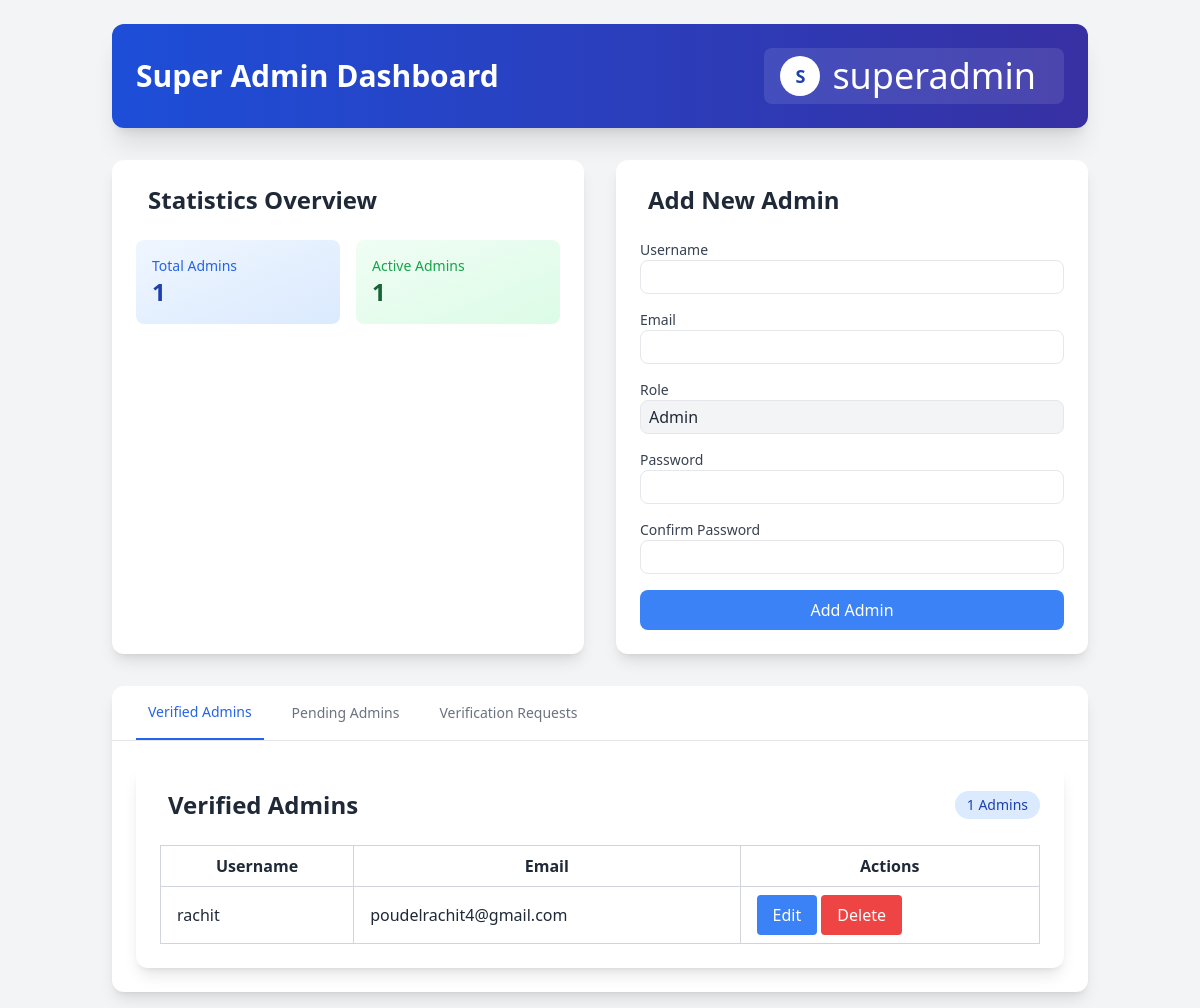
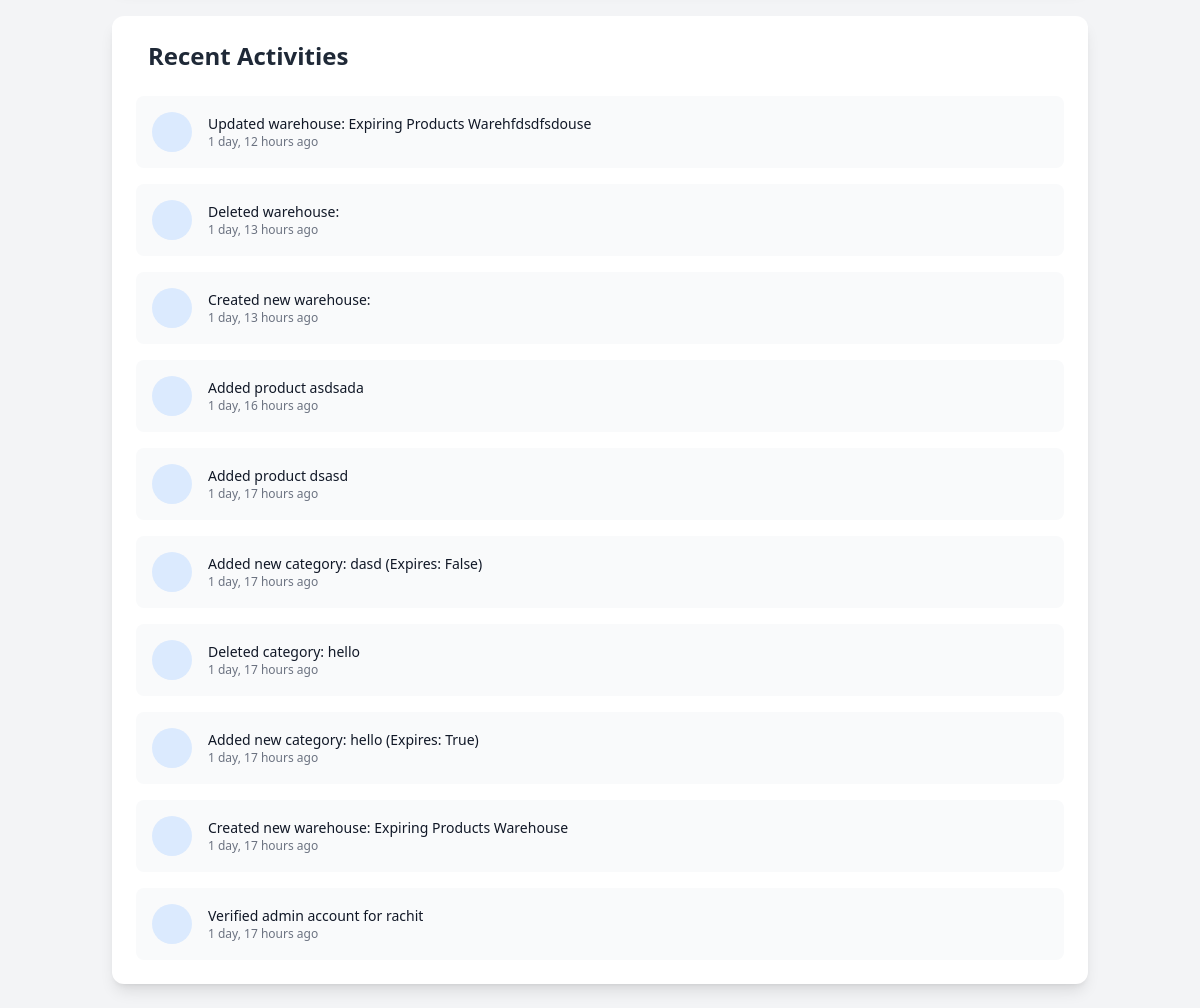
The page /super_admin_dashboard/ (signed in) on the database as committed earlier (2 pictures, top to bottom).
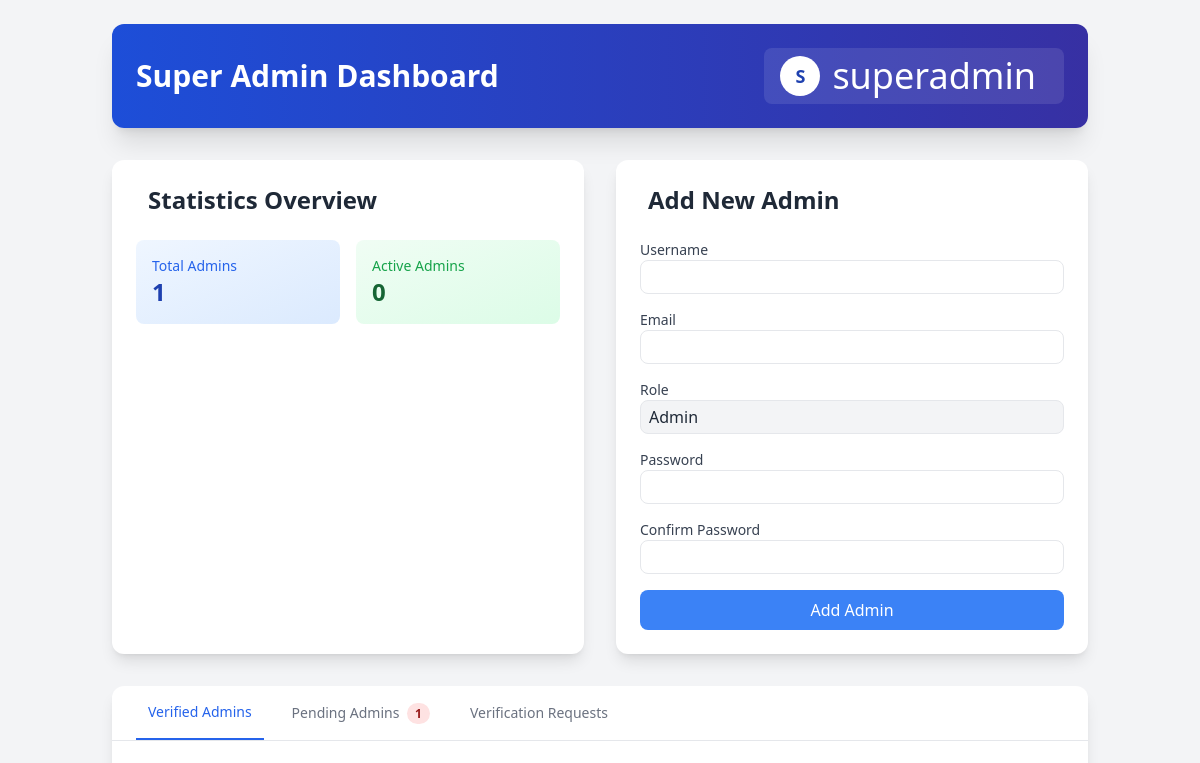
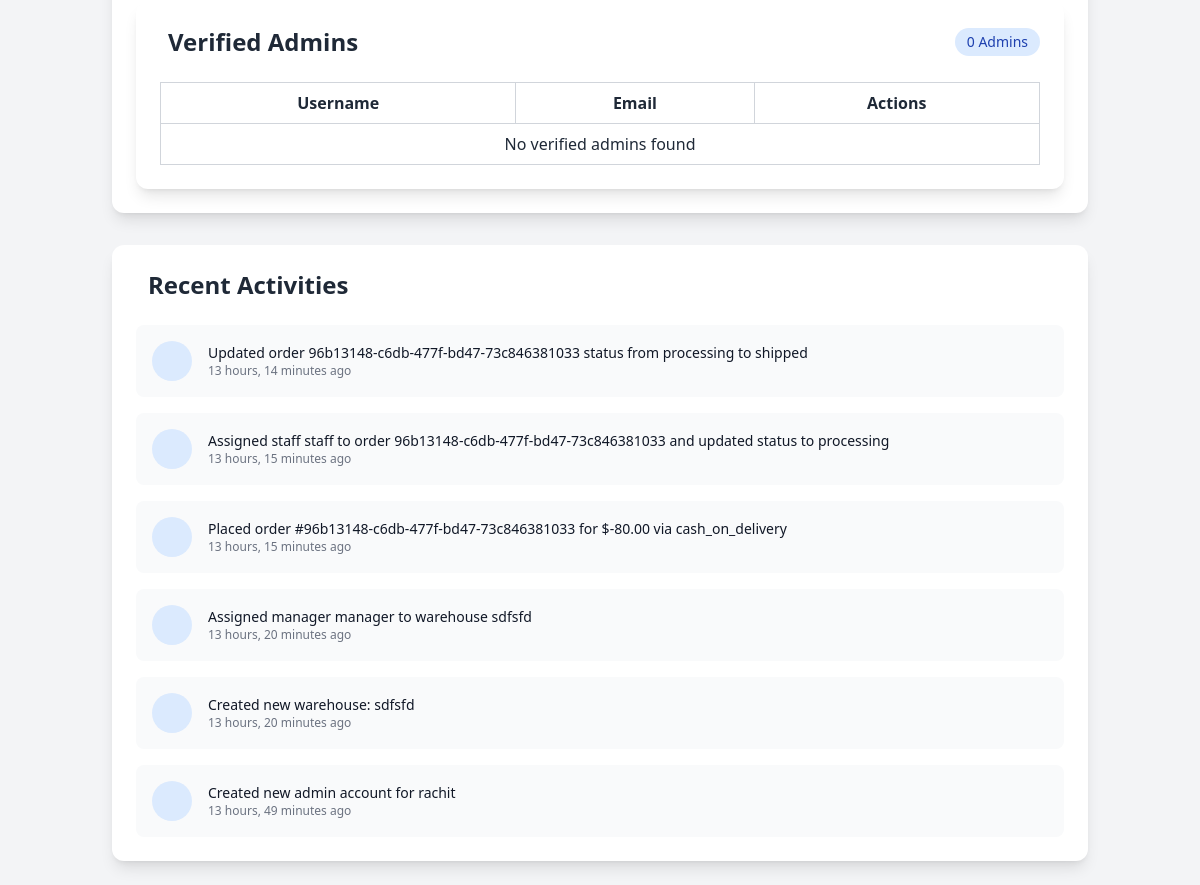
The same page on the database as committed later (2 pictures, top to bottom).
### user/models.py (models this page shows, shortened)
class CustomUser(AbstractUser):
    ROLE_CHOICES = [
        ('super_admin', 'Super Admin'),
        ('admin', 'Admin'),
        ('warehouse_manager', 'Warehouse Manager'),
        ('staff', 'Staff'),
        ('customer', 'Customer'),
    ]
    role = models.CharField(max_length=20, choices=ROLE_CHOICES, default='customer')
    email = models.EmailField(unique=True, blank=False, null=False)
    is_email_verified = models.BooleanField(default=False)
    verification_token = models.CharField(max_length=100, blank=True, null=True)
    warehouse = models.ForeignKey(Warehouse, on_delete=models.SET_NULL, null=True, blank=True, related_name='employees')
    is_approved = models.BooleanField(default=False)
    is_verified = models.BooleanField(default=False)
    is_staff = models.BooleanField(default=False)
    created_by = models.ForeignKey('self', on_delete=models.SET_NULL, null=True, blank=True, related_name='created_users')
    reset_password_token = models.CharField(max_length=32, null=True, blank=True)
    reset_password_expires = models.DateTimeField(null=True, blank=True)

class ActivityLog(models.Model):
    admin = models.ForeignKey(CustomUser, on_delete=models.CASCADE, related_name='activities')
    action = models.CharField(max_length=255)
    timestamp = models.DateTimeField(auto_now_add=True)

### user/views.py (the view)
# urls.py: path('super_admin_dashboard/', views.super_admin_dashboard, name='super_admin_dashboard'),  # Super Admin dashboard
@login_required
def super_admin_dashboard(request):
    if request.user.role != 'super_admin':
        return HttpResponseForbidden("You are not authorized to view this page")
    admins = CustomUser.objects.filter(role='admin')
    verified_admins = admins.filter(is_verified=True)
    pending_admins = admins.filter(is_approved=False, is_verified=False)
    verification_requests = admins.filter(is_approved=True, is_verified=False)
    recent_activities = ActivityLog.objects.order_by('-timestamp')[:10]
    context = {
        'admins': admins,
        'verified_admins': verified_admins,
        'pending_admins': pending_admins,
        'verification_requests': verification_requests,
        'recent_activities': recent_activities,
        'user_form': CustomUserCreationForm()
    }
    return render(request, 'super_admin_dashboard.html', context)

### user/forms.py (shortened to what this page needs)
class CustomUserCreationForm(UserCreationForm):
    email = forms.EmailField(required=True)
    role = forms.ChoiceField(choices=CustomUser.ROLE_CHOICES, initial='customer', widget=forms.HiddenInput())
    class Meta:
        model = CustomUser
        fields = ('username', 'email', 'password1', 'password2', 'role')

### templates/super_admin_dashboard.html (shortened to what this page needs)
{% extends "base_superadmin.html" %}
{% block header %}
<div class="bg-gradient-to-r from-blue-700 to-indigo-800 p-6 rounded-xl shadow-xl mb-8">
    <div class="flex justify-between items-center">
        <h1 class="text-3xl font-extrabold text-white">Super Admin Dashboard</h1>
        <div class="relative">
            <button onclick="toggleProfileMenu()"
                    class="flex items-center space-x-3 bg-white/10 rounded-lg px-4 py-2 hover:bg-white/20 transition duration-200">
                <div class="w-10 h-10 rounded-full bg-white flex items-center justify-center">
                    <span class="text-blue-800 text-lg font-bold">{{ request.user.username|first|upper }}</span>
                </div>
                <span class="text-white font-medium">{{ request.user.username }}</span>
            </button>
        </div>
    </div>
</div>
{% endblock %}
{% block content %}
<div class="grid grid-cols-1 md:grid-cols-2 gap-8">
    <div class="bg-white rounded-xl shadow-lg p-6 hover:shadow-xl transition-shadow">
        <div class="flex items-center justify-between mb-6">
            <h2 class="text-2xl font-bold text-gray-800 flex items-center">
                Statistics Overview
            </h2>
        </div>
        <div class="grid grid-cols-2 gap-4">
            <div class="bg-gradient-to-br from-blue-50 to-blue-100 p-4 rounded-lg">
                <p class="text-sm text-blue-600 font-medium">Total Admins</p>
                <p class="text-2xl font-bold text-blue-800">{{ admins|length }}</p>
            </div>
            <div class="bg-gradient-to-br from-green-50 to-green-100 p-4 rounded-lg">
                <p class="text-sm text-green-600 font-medium">Active Admins</p>
                <p class="text-2xl font-bold text-green-800">{{ verified_admins|length }}</p>
            </div>
        </div>
    </div>
    <div class="bg-white rounded-xl shadow-lg p-6 hover:shadow-xl transition-shadow">
        <div class="flex items-center justify-between mb-6">
            <h2 class="text-2xl font-bold text-gray-800">
                Add New Admin
            </h2>
        </div>
        <form method="post" action="{% url 'add_admin' %}" class="space-y-4" id="add-admin-form">
            <div>
                <label for="id_username" class="block text-sm font-medium text-gray-700">Username</label>
                <input type="text" name="username" id="id_username" class="border rounded-lg px-2 py-1 w-full" required>
            </div>
            <div>
                <label for="id_email" class="block text-sm font-medium text-gray-700">Email</label>
                <input type="email" name="email" id="id_email" class="border rounded-lg px-2 py-1 w-full" required>
            </div>
            <div>
                <label for="id_role" class="block text-sm font-medium text-gray-700">Role</label>
                <input type="text" name="role" id="id_role" value="Admin" class="border rounded-lg px-2 py-1 w-full bg-gray-100" readonly>
            </div>
            <div>
                <label for="id_password1" class="block text-sm font-medium text-gray-700">Password</label>
                <input type="password" name="password1" id="id_password1" class="border rounded-lg px-2 py-1 w-full" required>
            </div>
            <div>
                <label for="id_password2" class="block text-sm font-medium text-gray-700">Confirm Password</label>
                <input type="password" name="password2" id="id_password2" class="border rounded-lg px-2 py-1 w-full" required>
            </div>
            <button type="submit" class="w-full bg-blue-500 text-white py-2 px-4 rounded-lg hover:bg-blue-600 flex items-center justify-center" id="submit-button">
                <span id="button-text">Add Admin</span>
            </button>
        </form>
    </div>
</div>
<div class="mt-8 bg-white rounded-xl shadow-lg overflow-hidden">
    <div class="border-b border-gray-200">
        <nav class="flex space-x-4 px-6" aria-label="Tabs">
            <button id="verifiedTab" class="px-3 py-4 text-sm font-medium text-blue-600 border-b-2 border-blue-600 tab-button" onclick="changeTab('verified')">
                Verified Admins
            </button>
            <button id="pendingTab" class="px-3 py-4 text-sm font-medium text-gray-500 hover:text-gray-700 tab-button" onclick="changeTab('pending')">
                Pending Admins
                {% if pending_admins.count > 0 %}
                <span class="ml-1 bg-red-100 text-red-800 text-xs font-semibold px-2 py-0.5 rounded-full">
                    {{ pending_admins.count }}
                </span>
                {% endif %}
            </button>
            <button id="verificationTab" class="px-3 py-4 text-sm font-medium text-gray-500 hover:text-gray-700 tab-button" onclick="changeTab('verification')">
                Verification Requests
            </button>
        </nav>
    </div>
    <div class="p-6">
        <div id="verifiedAdmins" class="tab-content">
            <div class="bg-white shadow-lg rounded-xl p-6 hover:shadow-xl transition duration-300">
                <div class="flex items-center justify-between mb-6">
                    <h2 class="text-2xl font-bold text-gray-800">
                        Verified Admins
                    </h2>
                    <span class="bg-blue-100 text-blue-800 text-sm font-medium px-3 py-1 rounded-full">
                        {{ verified_admins|length }} Admins
                    </span>
                </div>
                <table class="table-auto w-full border-collapse border border-gray-300">
                    <thead>
                        <tr>
                            <th class="border border-gray-300 px-4 py-2">Username</th>
                            <th class="border border-gray-300 px-4 py-2">Email</th>
                            <th class="border border-gray-300 px-4 py-2">Actions</th>
                        </tr>
                    </thead>
                    <tbody>
                        {% for admin in verified_admins %}
                        <tr>
                            <td class="border border-gray-300 px-4 py-2">{{ admin.username }}</td>
                            <td class="border border-gray-300 px-4 py-2">{{ admin.email }}</td>
                            <td class="border border-gray-300 px-4 py-2">
                                <button onclick="toggleEditForm({{ admin.id }})" class="bg-blue-500 text-white px-4 py-2 rounded">Edit</button>
                                <form method="post" action="{% url 'delete_admin' admin.id %}" class="inline">
                                    <button type="submit" class="bg-red-500 text-white px-4 py-2 rounded">Delete</button>
                                </form>
                            </td>
                        </tr>
                        {% empty %}
                        <tr>
                            <td colspan="3" class="border border-gray-300 px-4 py-2 text-center">No verified admins found</td>
                        </tr>
                        {% endfor %}
                    </tbody>
                </table>
            </div>
        </div>
    </div>
</div>
<div class="mt-8 bg-white rounded-xl shadow-lg p-6">
    <h2 class="text-2xl font-bold text-gray-800 mb-6 flex items-center">
        Recent Activities
    </h2>
    <div class="space-y-4">
        {% for activity in recent_activities %}
        <div class="flex items-center space-x-4 p-4 bg-gray-50 rounded-lg">
            <div class="flex-shrink-0">
                <span class="w-10 h-10 rounded-full bg-blue-100 flex items-center justify-center">
                </span>
            </div>
            <div>
                <p class="text-sm font-medium text-gray-900">{{ activity.action }}</p>
                <p class="text-xs text-gray-500">{{ activity.timestamp|timesince }} ago</p>
            </div>
        </div>
        {% endfor %}
    </div>
</div>
{% endblock %}

### templates/base_superadmin.html (shortened to what this page needs)
<!DOCTYPE html>
<html lang="en">
<head>
    <script src="https://cdn.tailwindcss.com"></script>
</head>
<body class="bg-gray-100 text-gray-800">
    <div class="container mx-auto p-6">
        <header class="mb-8">
            <h1 class="text-4xl font-bold text-center">{% block header %}Admin Dashboard{% endblock %}</h1>
        </header>
        <main>
            {% block content %}{% endblock %}
        </main>
    </div>
</body>
</html>

Rows that differ between the two databases and show on the page:
no longer on this page (row edited): CustomUser: username "rachit", email "poudelrachit4@gmail.com"
removed ActivityLog: action "Updated warehouse: Expiring Products Warehfdsdfsdouse", timestamp "1 day, 12 hours"
removed ActivityLog: action "Deleted warehouse:", timestamp "1 day, 13 hours"
removed ActivityLog: action "Created new warehouse:", timestamp "1 day, 13 hours"
removed ActivityLog: action "Added product asdsada", timestamp "1 day, 16 hours"
removed ActivityLog: action "Added product dsasd", timestamp "1 day, 17 hours"
removed ActivityLog: action "Added new category: dasd (Expires: False)", timestamp "1 day, 17 hours"
removed ActivityLog: action "Deleted category: hello", timestamp "1 day, 17 hours"
removed ActivityLog: action "Added new category: hello (Expires: True)", timestamp "1 day, 17 hours"
removed ActivityLog: action "Created new warehouse: Expiring Products Warehouse", timestamp "1 day, 17 hours"
removed ActivityLog: action "Verified admin account for rachit", timestamp "1 day, 17 hours"
added ActivityLog: action "Updated order 96b13148-c6db-477f-bd47-73c846381033 status from processing to shipped", timestamp "13 hours, 14 minutes"
added ActivityLog: action "Assigned staff staff to order 96b13148-c6db-477f-bd47-73c846381033 and updated status to processing", timestamp "13 hours, 15 minutes"
added ActivityLog: action "Placed order #96b13148-c6db-477f-bd47-73c846381033 for $-80.00 via cash_on_delivery", timestamp "13 hours, 15 minutes"
added ActivityLog: action "Assigned manager manager to warehouse sdfsfd", timestamp "13 hours, 20 minutes"
now on this page (row edited): ActivityLog: action "Created new warehouse: sdfsfd", timestamp "13 hours, 20 minutes"
now on this page (row edited): ActivityLog: action "Created new admin account for rachit", timestamp "13 hours, 49 minutes"
Other text that changed with them:
{{ verified_admins|length }}: "1" → "0"
{{ pending_admins.count }}: (not shown) → "1"
text now shown: "No verified admins found"
